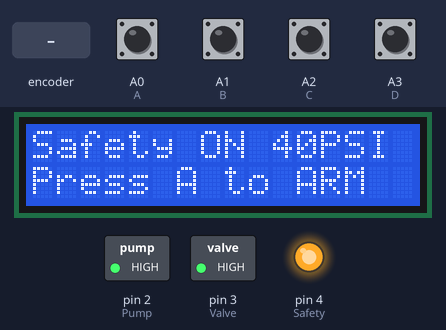
The sketch below on a simulated Arduino Uno, built with avr-gcc and run on an emulated ATmega328P. Parts: 16×2 character LCD, switched loads named in the sketch (green lamp = pin HIGH), output pins drawn as LEDs (lit = HIGH). Inputs (shaded band) come from the test bench; at power-on: A0 (A), A1 (B), A2 (C), A3 (D) HIGH.

Above: at 1.2 s.
1.3 s: rotary encoder on A0 (A) / A1 (B) turned 2 steps (second pin leading)
At 3.0 s:
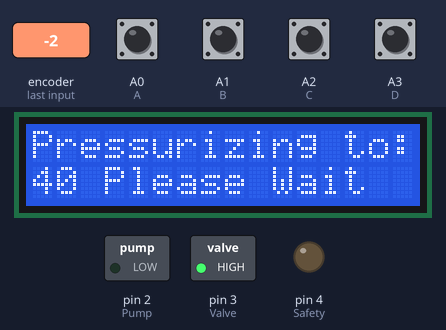
4.7 s: A3 (D) pulled LOW for 3.2 s
At 7.3 s:
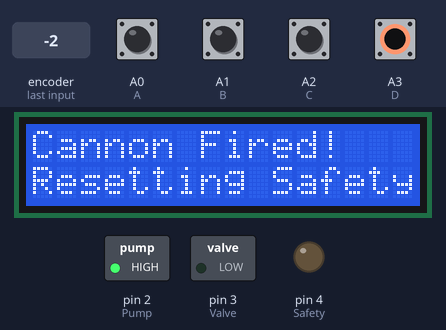
10.9 s: A2 (C) pulled LOW for 3.2 s
At 11.8 s:
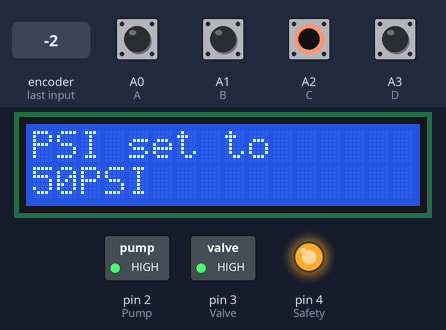
15.7 s: rotary encoder on A0 (A) / A1 (B) turned 1 step (first pin leading)
At 17.4 s:
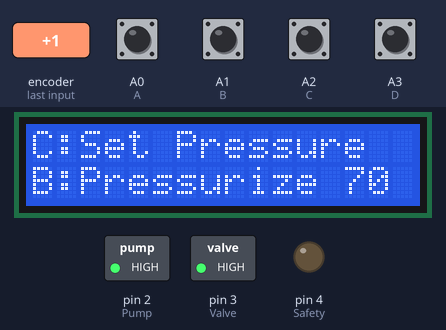
17.7 s: A2 (C) pulled LOW for 0.15 s
At 18.6 s:
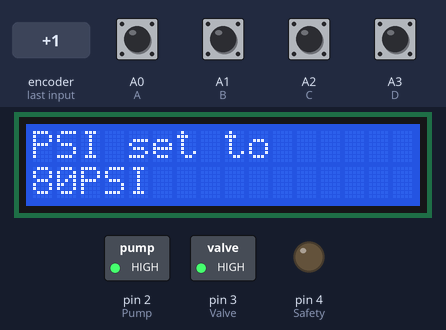
Timing chart, 0 to 20.7 s (numbered marks = the images above; inputs shaded):
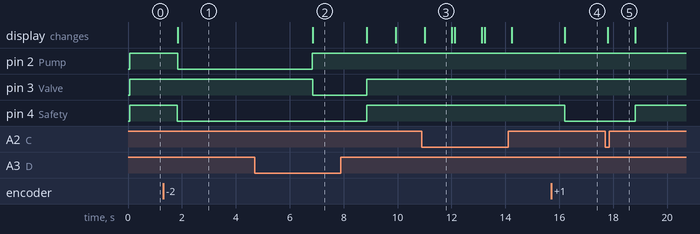

The sketch:

Cannon_controll.ino
```cpp
#include <LiquidCrystal.h>
int Pump {2};
int Valve {3};
int Safety {4};
int A {A0};
int B {A1};
int C {A2};
int D {A3};
int rs {7};
int en {8};
int d4 {9};
int d5 {10};
int d6 {11};
int d7 {12};
int X {0};
int Safety_state = 1;
int Last_state = 1;
int Pressure = 0;
int C_set = 0;
int Last_C;
int PSI = 40;
int Run_time = 5000;
LiquidCrystal lcd (rs,en,d4,d5,d6,d7);
void (*resetFunc)(void)=0;
void setup() {
lcd.begin(16,2);
pinMode(Pump,OUTPUT);
  digitalWrite(Pump,HIGH);
pinMode(Valve,OUTPUT);
  digitalWrite(Valve,HIGH);
pinMode(Safety,OUTPUT);
  digitalWrite(Safety,HIGH);

pinMode(A,INPUT);
  digitalWrite(A,HIGH);
pinMode(B,INPUT);
  digitalWrite(B,HIGH);
pinMode(C,INPUT);
  digitalWrite(C,HIGH);
pinMode(D,INPUT);
  digitalWrite(D,HIGH);

lcd.clear();
lcd.setCursor(0,0);
lcd.print("Safety ON ");
lcd.print(PSI);
lcd.print("PSI");
lcd.setCursor(0,1);
lcd.print("Press A to ARM");

}

void loop() {
  // put your main code here, to run repeatedly:
int A_val = digitalRead(A);
int B_val = digitalRead(B);
int C_val = digitalRead(C);
int D_val = digitalRead(D);

if(A_val == 0 && B_val == 0 && C_val == 0 && D_val ==0){
  resetFunc();
}

if (A_val == 0){
  Safety_state *= -1;
  delay(500);}

if (Last_state != Safety_state){
    Last_state = Safety_state;
    lcd.clear();
    if (Safety_state == -1 && Pressure == 0){
      digitalWrite(Safety,LOW);
      lcd.clear();
      lcd.setCursor(0,0);
      lcd.print("C:Set Pressure");
      lcd.setCursor(0,1);
      lcd.print("B:Pressurize ");
      lcd.print(PSI);}
    if (Safety_state == -1 && Pressure == 1){
      digitalWrite(Safety,LOW);
      lcd.clear();
      lcd.setCursor(0,0);
      lcd.print("Safety OFF   ");
      lcd.print(PSI);
      lcd.setCursor(0,1);
      lcd.print("D To Fire    PSI");}

    if (Safety_state == 1){
      digitalWrite(Safety,HIGH);
      lcd.clear();
      lcd.setCursor(0,0);
      lcd.print("Safety ON ");
      lcd.print(PSI);
      lcd.print("PSI");
      lcd.setCursor(0,1);
      lcd.print("Press A to ARM");}}

if (B_val == 0 && Safety_state == -1){
  lcd.clear();
  lcd.setCursor(0,0);
  lcd.print("Pressurizing to:");
  lcd.setCursor(0,1);
  lcd.print(PSI);
  lcd.print(" Please Wait");
  digitalWrite(Pump,LOW);
  delay(Run_time);
  digitalWrite(Pump,HIGH);
  Pressure += 1;
  lcd.clear();
  lcd.setCursor(0,0);
  lcd.print("Cannon Ready!");
  lcd.setCursor(0,1);
  lcd.print("D To Fire ");
  lcd.print(PSI);
  lcd.print("PSI");
}
if (C_val == 0 && Pressure == 0){
  C_set += 1;
  delay(100);
  if(C_set > 11){
    C_set=0;}
  if (C_set == 0){
    Run_time = 5000;
    PSI = 40;}
  if (C_set == 1){
    Run_time = 6000;
    PSI = 50;}
  if (C_set == 2){
    Run_time = 7500;
    PSI = 60;}
  if (C_set == 3){
    Run_time = 9000;
    PSI = 70;}
  if (C_set == 4){
    Run_time = 11000;
    PSI = 80;}
  if (C_set == 5){
    Run_time = 13000;
    PSI = 90;}
  if (C_set == 6){
    Run_time = 15000;
    PSI = 100;}
  if (C_set == 7){
    Run_time = 16500;
    PSI = 110;}
  if (C_set == 8){
    Run_time = 18000;
    PSI = 120;}
  if (C_set == 9){
    Run_time = 20000;
    PSI = 130;}
  if (C_set == 10){
    Run_time = 25000;
    PSI = 140;}
  if (C_set == 11){
    Run_time = 35000;
    PSI = 150;}}

if (Last_C != C_set){
    Safety_state = 1;
    Last_C = C_set;
    lcd.clear();
    lcd.setCursor(0,0);
    lcd.print("PSI set to");
    lcd.setCursor(0,1);
    lcd.print(PSI);
    lcd.print( "PSI");
    delay(1000);
    lcd.clear();
    lcd.setCursor(0,0);
    lcd.print("Safety ON ");
    lcd.print(PSI);
    lcd.print("PSI");
    lcd.setCursor(0,1);
    lcd.print("Press A to ARM"); }


if (D_val == 0 && Safety_state == -1){
  lcd.clear();
  lcd.setCursor(0,0);
  lcd.print("Cannon Fired!");
  lcd.setCursor(0,1);
  lcd.print("Resetting Safety");
  digitalWrite(Valve,LOW);
  delay(2000);
  lcd.clear();
  digitalWrite(Safety,HIGH);
  digitalWrite(Valve,HIGH);
  Safety_state = 1;
  Pressure = 0;
  delay(1000);
  lcd.clear();
  lcd.setCursor(0,0);
  lcd.print("Safety ON    ");
  lcd.print(PSI);
  lcd.setCursor(0,1);
  lcd.print("Press A to ARM");
  resetFunc();}}
```

Measured:
- after the input at 1.3 s, pin 2 (Pump): HIGH → LOW after 0.54 s; pin 4 (Safety): HIGH → LOW after 0.53 s; the display: changes after 0.54 s (image 1)
- after the input at 4.7 s, pin 3 (Valve): HIGH → LOW after 2.2 s, → HIGH 2.0 s later; pin 4 (Safety): LOW → HIGH after 4.2 s; the display: first differs from a run without the input after 2.2 s (image 2)
- after the input at 10.9 s, the display: changes after 0.10 s (image 3)
- after the input at 15.7 s, pin 4 (Safety): HIGH → LOW after 0.50 s; the display: changes after 0.51 s (image 4)
- after the input at 17.7 s, pin 4 (Safety): LOW → HIGH after 1.1 s; the display: changes after 0.10 s (image 5)
- what the display in image 3 shows lasts 1.0 s, from 11.0 s to 12.0 s
